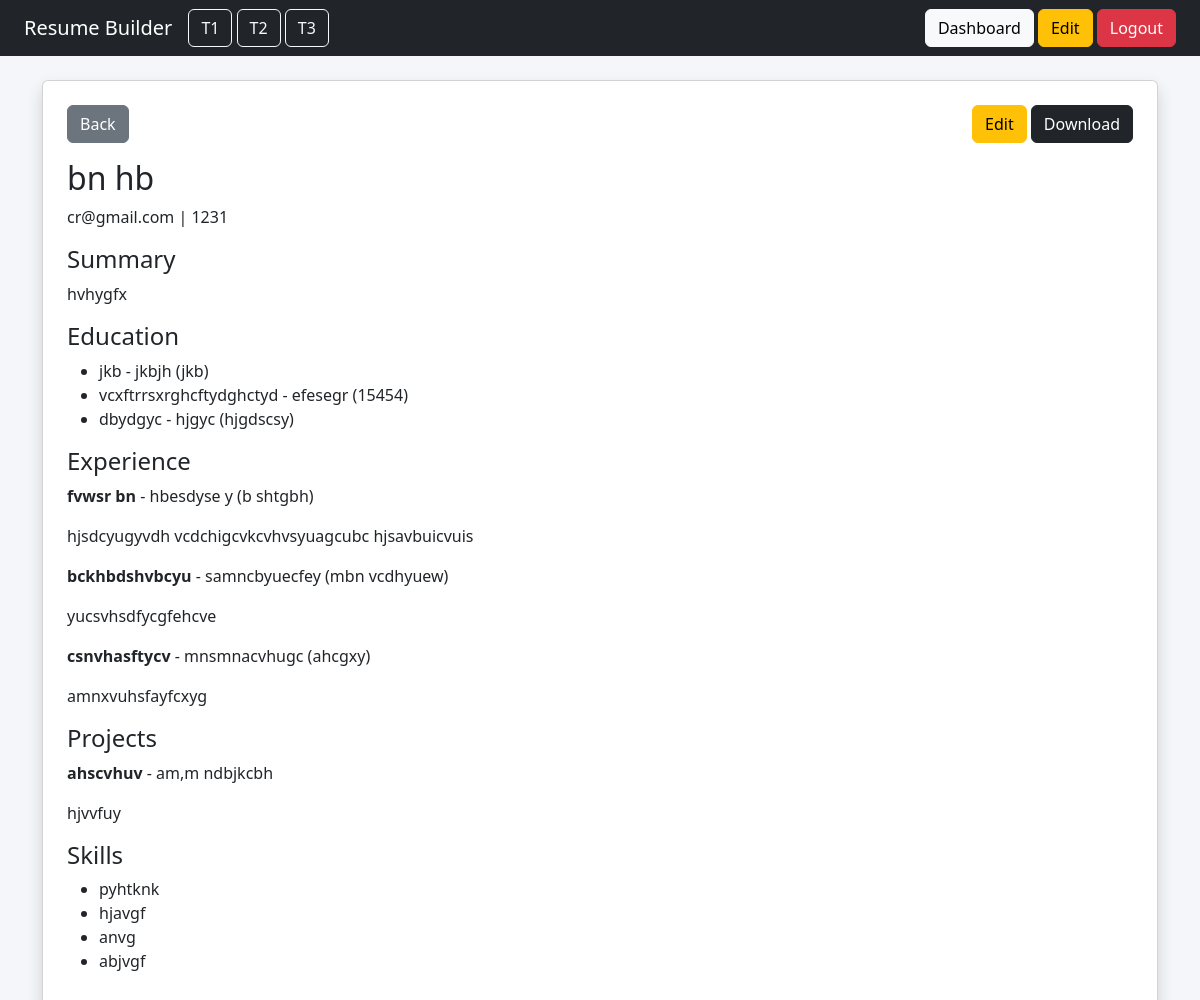
/view/t1/ (signed in), run on an earlier commit of the app's database.
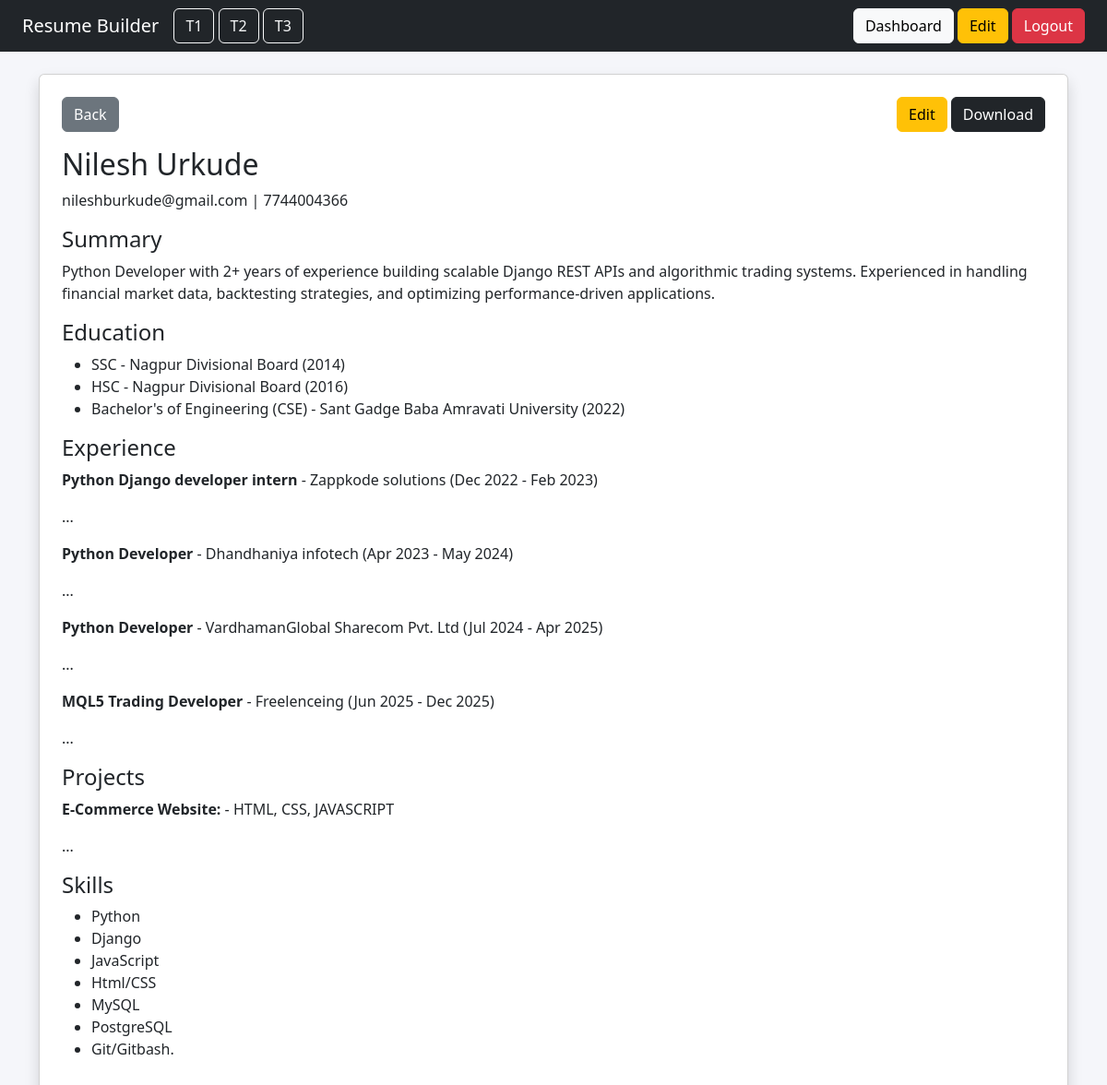
And on a later commit of the database.
### resumes/models.py (models this page shows)
class Resume(models.Model):
    user = models.OneToOneField(User, on_delete=models.CASCADE)
    title = models.CharField(max_length=100)
    full_name = models.CharField(max_length=100)
    email = models.EmailField()
    phone = models.CharField(max_length=15)
    summary = models.TextField()
    template = models.CharField(
        max_length=10,
        choices=[('t1','Template1'),('t2','Template2'),('t3','Template3')],
        default='t1'
    )

class Education(models.Model):
    resume = models.ForeignKey(Resume, on_delete=models.CASCADE, related_name='educations')
    degree = models.CharField(max_length=100)
    college = models.CharField(max_length=150)
    year = models.CharField(max_length=10)

class Experience(models.Model):
    resume = models.ForeignKey(Resume, on_delete=models.CASCADE, related_name='experiences')
    job_title = models.CharField(max_length=100)
    company = models.CharField(max_length=100)
    duration = models.CharField(max_length=50)
    description = models.TextField()

class Project(models.Model):
    resume = models.ForeignKey(Resume, on_delete=models.CASCADE, related_name='projects')
    name = models.CharField(max_length=100)
    description = models.TextField()
    tech_stack = models.CharField(max_length=200)

class Skill(models.Model):
    resume = models.ForeignKey(Resume, on_delete=models.CASCADE, related_name='skills')
    name = models.CharField(max_length=100)

### resumes/views.py (the view)
# urls.py: path('view/<str:template>/', views.view_resume, name='view_resume'),
@login_required
def view_resume(request, template):
    resume = Resume.objects.filter(user=request.user).first()
    if not resume:
        return redirect('dashboard')
    template_map = {
        't1': 'resumes/t1.html',
        't2': 'resumes/t2.html',
        't3': 'resumes/t3.html'
    }
    template_name = template_map.get(template, 'resumes/t1.html')
    return render(request, 'resumes/view_wrapper.html', {
        'resume': resume,
        'template_name': template_name,
        'selected_template': template
    })

### templates/resumes/view_wrapper.html
{% extends 'base.html' %}
{% block content %}
<div class="card p-4 shadow">
<div class="d-flex justify-content-between mb-3">
    <a href="/dashboard/" class="btn btn-secondary">Back</a>
    <div>
        <a href="{% url 'create_resume' %}?next={{ selected_template }}" class="btn btn-warning">Edit</a>
        <a href="/download/{{ selected_template }}/" class="btn btn-dark">Download</a>
    </div>
</div>
{% include template_name %}
</div>
{% endblock %}

### templates/base.html (shortened to what this page needs)
<!DOCTYPE html>
<html>
<head>
    <link href="https://cdn.jsdelivr.net/npm/bootstrap@5.3.0/dist/css/bootstrap.min.css" rel="stylesheet">
</head>
<body style="background:#f5f6fa;">
<nav class="navbar navbar-dark bg-dark px-4">
    <a class="navbar-brand" href="/dashboard/">Resume Builder</a>
    {% if user.is_authenticated %}
    <div>
        <a href="/view/t1/" class="btn btn-outline-light">T1</a>
        <a href="/view/t2/" class="btn btn-outline-light">T2</a>
        <a href="/view/t3/" class="btn btn-outline-light">T3</a>
    </div>
    <div class="ms-auto">
        <a href="/dashboard/" class="btn btn-light">Dashboard</a>
        <a href="{% url 'create_resume' %}?next={{ selected_template }}" class="btn btn-warning">Edit</a>
        <a href="/logout/" class="btn btn-danger">Logout</a>
    </div>
    {% endif %}
</nav>
<div class="container mt-4">
    {% block content %}{% endblock %}
</div>
</body>
</html>

### templates/resumes/t1.html
<div>
<h2>{{ resume.full_name }}</h2>
<p>{{ resume.email }} | {{ resume.phone }}</p>
<h4>Summary</h4>
<p>{{ resume.summary }}</p>
<h4>Education</h4>
<ul>
{% for edu in resume.educations.all %}
<li>{{ edu.degree }} - {{ edu.college }} ({{ edu.year }})</li>
{% endfor %}
</ul>
<h4>Experience</h4>
{% for exp in resume.experiences.all %}
<p><b>{{ exp.job_title }}</b> - {{ exp.company }} ({{ exp.duration }})</p>
<p>{{ exp.description }}</p>
{% endfor %}
<h4>Projects</h4>
{% for proj in resume.projects.all %}
<p><b>{{ proj.name }}</b> - {{ proj.tech_stack }}</p>
<p>{{ proj.description }}</p>
{% endfor %}
<h4>Skills</h4>
<ul>
{% for skill in resume.skills.all %}
<li>{{ skill.name }}</li>
{% endfor %}
</ul>
</div>

What changed in the data, as far as the page shows it:
removed Education: degree "jkb", college "jkbjh", year "jkb"
removed Education: degree "vcxftrrsxrghcftydghctyd", college "efesegr", year "15454"
removed Education: degree "dbydgyc", college "hjgyc", year "hjgdscsy"
removed Experience: job_title "fvwsr bn", company "hbesdyse y", duration "b shtgbh", description "hjsdcyugyvdh vcdchigcvkcvhvsyuagcubc hjsavbuicvuis"
removed Experience: job_title "bckhbdshvbcyu", company "samncbyuecfey", duration "mbn vcdhyuew", description "yucsvhsdfycgfehcve"
removed Experience: job_title "csnvhasftycv", company "mnsmnacvhugc", duration "ahcgxy", description "amnxvuhsfayfcxyg"
removed Project: name "ahscvhuv", tech_stack "am,m ndbjkcbh", description "hjvvfuy"
removed Skill: name "pyhtknk"
removed Skill: name "hjavgf"
removed Skill: name "anvg"
removed Skill: name "abjvgf"
changed Resume: full_name "bn hb" → "Nilesh Urkude"; email "cr@gmail.com" → "nileshburkude@gmail.com"; phone "1231" → "7744004366"; summary "hvhygfx" → "Python Developer with 2+ years of experience building scalable Django REST APIs and algorithmic trading systems. Experienced in handling financial market data, backtesting strategies, and optimizing performance-driven applications."
added Education: degree "SSC", college "Nagpur Divisional Board", year "2014"
added Education: degree "HSC", college "Nagpur Divisional Board", year "2016"
added Education: degree "Bachelor's of Engineering (CSE)", college "Sant Gadge Baba Amravati University", year "2022"
added Experience: job_title "Python Django developer intern", company "Zappkode solutions", duration "Dec 2022 - Feb 2023", description "..."
added Experience: job_title "Python Developer", company "Dhandhaniya infotech", duration "Apr 2023 - May 2024", description "..."
added Experience: job_title "Python Developer", company "VardhamanGlobal Sharecom Pvt. Ltd", duration "Jul 2024 - Apr 2025", description "..."
added Experience: job_title "MQL5 Trading Developer", company "Freelenceing", duration "Jun 2025 - Dec 2025", description "..."
added Project: name "E-Commerce Website:", tech_stack "HTML, CSS, JAVASCRIPT", description "..."
added Skill: name "Python"
added Skill: name "Django"
added Skill: name "JavaScript"
added Skill: name "Html/CSS"
added Skill: name "MySQL"
added Skill: name "PostgreSQL"
added Skill: name "Git/Gitbash."
